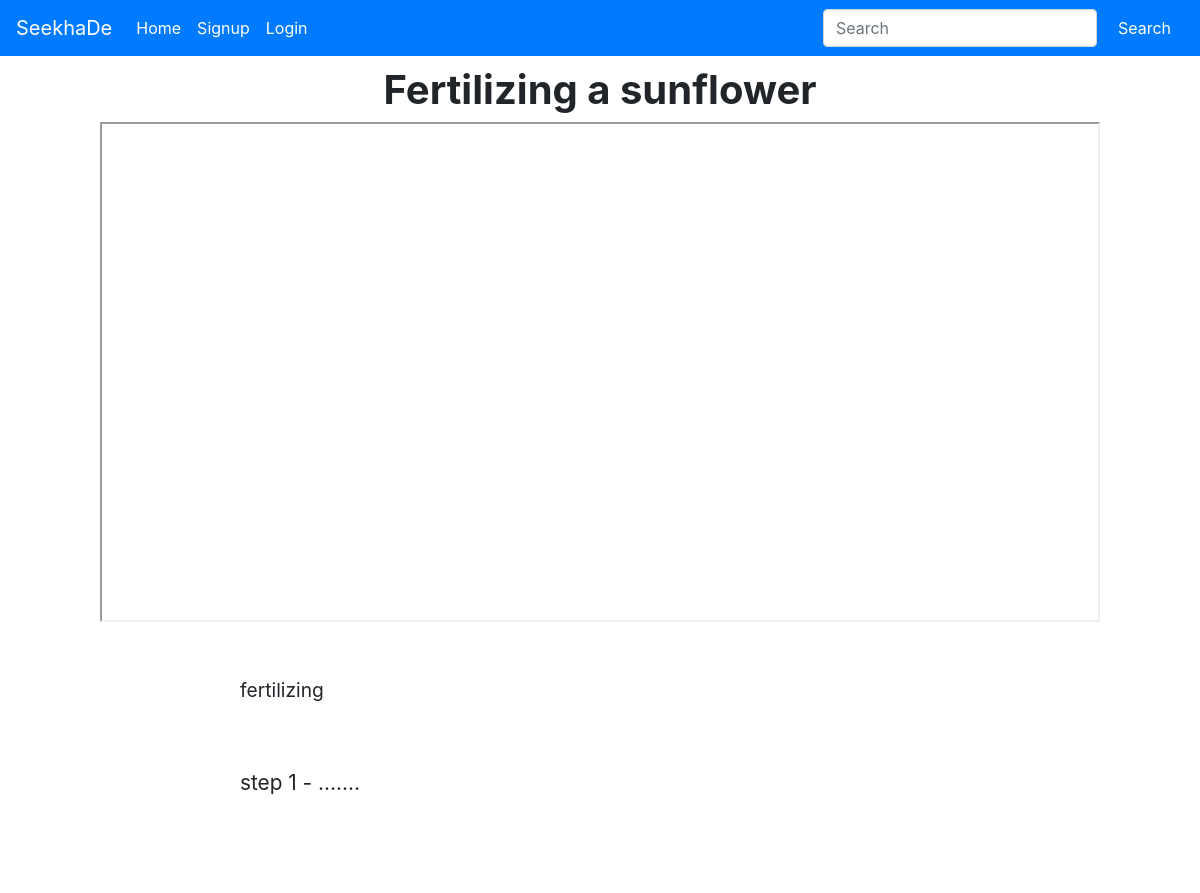
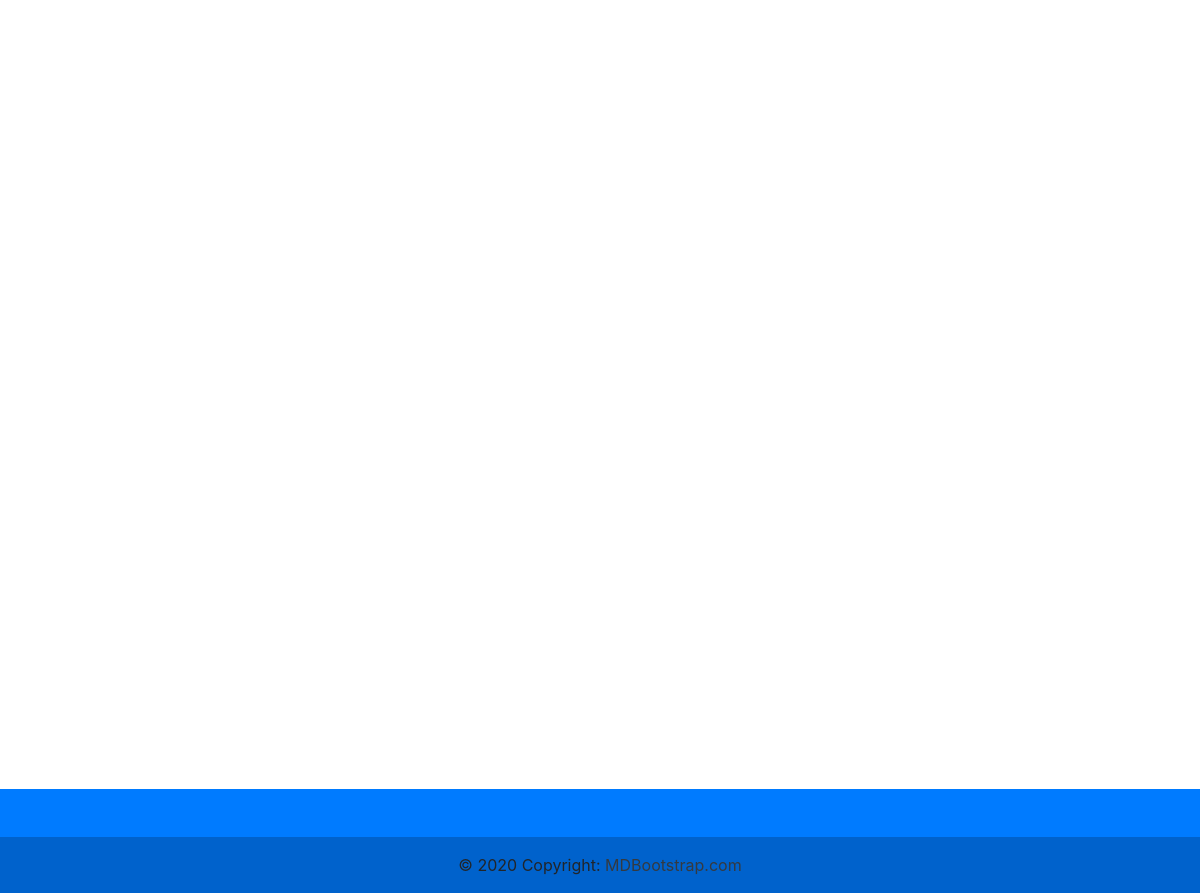
The page /posts/2 on the database its author committed (2 pictures, top to bottom).
### main/models.py (models this page shows, shortened)
class posts(models.Model):
    post_id = models.AutoField
    title = models.CharField(max_length=100)
    category = models.CharField(max_length=100)
    desc = models.CharField(max_length=300, default="")
    step_title = models.CharField(max_length=10000, blank=True)
    step = models.CharField(max_length=10000, blank=True)
    step_title1 = models.CharField(max_length=10000, blank=True)
    step1 = models.CharField(max_length=10000, blank=True)
    step_title2 = models.CharField(max_length=10000, blank=True)
    step2 = models.CharField(max_length=10000, blank=True)
    step_title3 = models.CharField(max_length=10000, blank=True)
    step3 = models.CharField(max_length=10000, blank=True)
    step_title4 = models.CharField(max_length=10000, blank=True)
    step4 = models.CharField(max_length=10000, blank=True)
    step_title5 = models.CharField(max_length=10000, blank=True)
    step5 = models.CharField(max_length=10000, blank=True)
    step_title6 = models.CharField(max_length=10000, blank=True)
    step6 = models.CharField(max_length=10000, blank=True)
    step_title7 = models.CharField(max_length=10000, blank=True)
    step7 = models.CharField(max_length=10000, blank=True)
    step_title8 = models.CharField(max_length=10000, blank=True)
    step8 = models.CharField(max_length=10000, blank=True)
    step_title9 = models.CharField(max_length=10000, blank=True)
    step9 = models.CharField(max_length=10000, blank=True)
    link = models.CharField(max_length=200, default="")
    thumbnail = models.ImageField(upload_to='posts/images', default="")

### main/views.py (the view)
# urls.py: path('posts/<int:post_id>', postview, name="postview"),
def postview(request , post_id):
    post = posts.objects.filter(id = post_id)
    return render(request , 'postview.html' , {'post':post[0]})

### main/templates/postview.html (shortened to what this page needs)
{% extends "base.html"%}
{% block content %}
<div class="container"  name="title" font-size="3rem"><h1><b>{{post.title}}</b></h1>
<iframe src="{{post.link}}" width="1000" height="500" frameborder="1"></iframe>
</div>
<br>
<br>
<div class="container1">
    <h>{{post.desc}}</h>
    <br>
</div>
<div class="container2">
    <br>
    <br>
    {{post.step}}
<br>
<br>
    <br>
<br>
<br>
    <br>
<br>
<br>
    <br>
<br>
<br>
    <br>
<br>
<br>
    <br>
<br>
<br>
    <br>
<br>
<br>
    <br>
<br>
<br>
    <br>
<br>
<br>
    <br>
    <br>
    <br>
</div>
{% endblock %}

### rows shown on the page
posts: title "Fertilizing a sunflower", desc "fertilizing", step "step 1 - ......."
